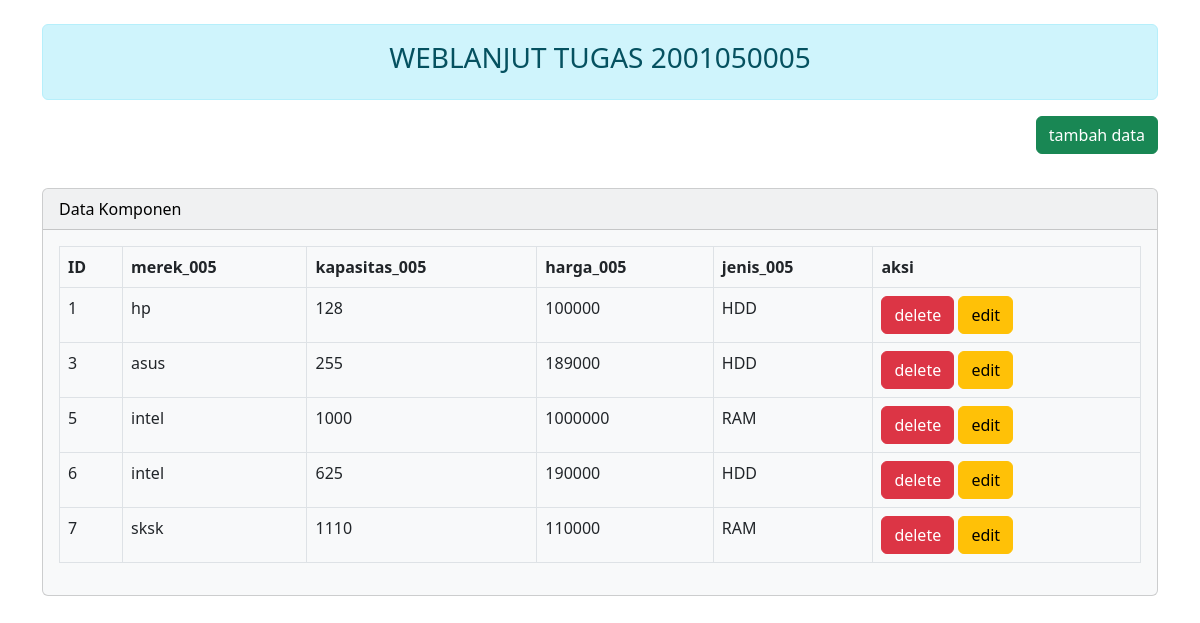
The page / on the database its author committed.
### tables this page shows
CREATE TABLE `komponen005` (
  `id_komponen` int(11) NOT NULL,
  `merek_005` varchar(50) NOT NULL,
  `kapasitas_005` varchar(20) NOT NULL,
  `harga_005` varchar(20) NOT NULL,
  `jenis_005` enum('HDD','RAM') NOT NULL
);

### application/controllers/komponen005.php (called while the page is built, shortened)
<?php
class komponen005 extends CI_Controller
{
    public function __construct()
    {
        $this->load->model('MKomponen005');
    }
    public function index()
    {
        $data['isi'] = $this->MKomponen005->getdb();
        $this->load->view('formview', $data);
    }
}

### index.php (called while the page is built, shortened)
<?php
require_once BASEPATH.'core/CodeIgniter.php';

### application/models/MKomponen005.php (called while the page is built, shortened)
<?php
class MKomponen005 extends CI_Model
{
    private $table = 'komponen005';
    public function getdb()
    {
        return $this->db->get($this->table)->result();
    }
}

### application/views/formview.php (the view, shortened to what this page needs)
<!DOCTYPE html>
<html lang="en">
<head>
    <link href="https://cdn.jsdelivr.net/npm/bootstrap@5.2.2/dist/css/bootstrap.min.css" rel="stylesheet">
</head>
<body>
    <div class="container mt-4">
        <div class="alert alert-info text-center" role="alert">
            <h3>WEBLANJUT TUGAS 2001050005</h3>
        </div>
        <a href="<?= site_url('komponen005/tambah') ?>" class="mb-8 float-end btn btn-success"> tambah data </a><br>
        <div class="card text-bg-light mt-5 mb-3" style="max-width: 100rem;">
            <div class="card-header">Data Komponen</div>
            <div class="card-body">
                <table class="table table-bordered">
                    <thead>
                        <tr>
                            <th scope="col">ID</th>
                            <th scope="col">merek_005</th>
                            <th scope="col">kapasitas_005</th>
                            <th scope="col">harga_005</th>
                            <th scope="col">jenis_005</th>
                            <th colspan="2">aksi</th>
                        </tr>
                    </thead>
                    <tbody>
                        <?php
                        foreach ($isi as $items) :
                        ?>
                            <tr>
                                <td><?= $items->id_komponen; ?></td>
                                <td><?= $items->merek_005; ?></td>
                                <td><?= $items->kapasitas_005; ?></td>
                                <td><?= $items->harga_005; ?></td>
                                <td><?= $items->jenis_005; ?></td>
                                <td>
                                    <a href="<?= site_url('komponen005/hapus/' .
                                                    $items->id_komponen) ?>" onclick="return confirm('anda yakin ingin menghapus?')" class="btn btn-danger"> delete </a>
                                    <a href="<?= site_url('komponen005/edit/' .
                                                    $items->id_komponen) ?>" class="btn btn-warning"> edit </a>
                                </td>
                            </tr>
                        <?php
                        endforeach; ?>
                    </tbody>
                </table>
            </div>
        </div>
    </div>
</body>
</html>

### rows shown on the page
komponen005: id_komponen "1", merek_005 "hp", kapasitas_005 "128", harga_005 "100000", jenis_005 "HDD"
komponen005: id_komponen "3", merek_005 "asus", kapasitas_005 "255", harga_005 "189000", jenis_005 "HDD"
komponen005: id_komponen "5", merek_005 "intel", kapasitas_005 "1000", harga_005 "1000000", jenis_005 "RAM"
komponen005: id_komponen "6", merek_005 "intel", kapasitas_005 "625", harga_005 "190000", jenis_005 "HDD"
komponen005: id_komponen "7", merek_005 "sksk", kapasitas_005 "1110", harga_005 "110000", jenis_005 "RAM"
